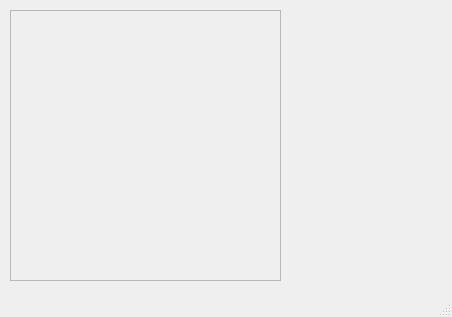
<?xml version="1.0" encoding="UTF-8"?>
<ui version="4.0">
 <class>AddNewImageWindow</class>
 <widget class="QMainWindow" name="AddNewImageWindow">
  <property name="geometry">
   <rect>
    <x>0</x>
    <y>0</y>
    <width>452</width>
    <height>317</height>
   </rect>
  </property>
  <property name="windowTitle">
   <string>MainWindow</string>
  </property>
  <property name="locale">
   <locale language="English" country="UnitedStates"/>
  </property>
  <widget class="QWidget" name="centralwidget">
   <widget class="QFrame" name="video_frame">
    <property name="geometry">
     <rect>
      <x>10</x>
      <y>10</y>
      <width>271</width>
      <height>271</height>
     </rect>
    </property>
    <property name="frameShape">
     <enum>QFrame::StyledPanel</enum>
    </property>
    <property name="frameShadow">
     <enum>QFrame::Plain</enum>
    </property>
   </widget>
  </widget>
  <widget class="QStatusBar" name="statusbar"/>
 </widget>
 <resources/>
 <connections/>
</ui>
